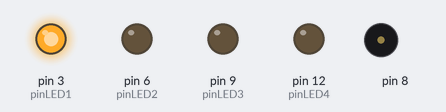
Recording of a sketch running on a simulated Arduino Uno, built with avr-gcc and run on an emulated ATmega328P. Parts: output pins drawn as LEDs (lit = HIGH), buzzer (waves = sounding). What the sketch prints to the serial monitor is not drawn.

Above: at 0.1 s.
At 2.1 s:
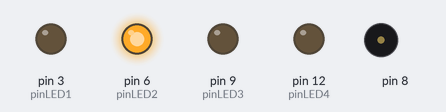
At 4.1 s:
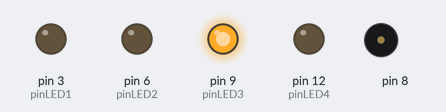
At 7.1 s:
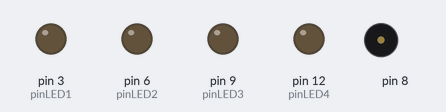
At 23.9 s:
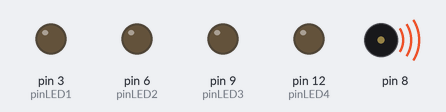
At 35.8 s:
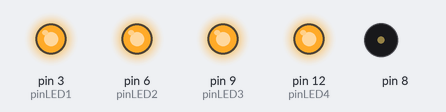
Timing chart, 0 to 37.3 s (numbered marks = the images above):
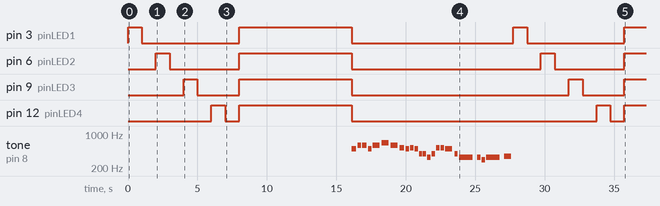

The sketch:

ValentineGift2024_LEDBuzzer.ino
```cpp
#include "pitches.h"

// Initialize pin to control LED, the pin 3,6,9,12
const int pinLED1 = 3;
const int pinLED2 = 6;
const int pinLED3 = 9;
const int pinLED4 = 12;

//For repeating melody: Always
int melodyalways[] = {
  NOTE_B4, NOTE_D5, NOTE_D5,
  NOTE_B4, NOTE_D5,
  NOTE_E5,
  NOTE_D5, NOTE_C5, NOTE_B4,
  NOTE_C5, NOTE_B4, NOTE_G4,
  NOTE_G4, NOTE_E4, NOTE_G4,
  NOTE_C5, NOTE_C5, NOTE_B4,
  NOTE_G4, NOTE_E4,
  NOTE_E4, NOTE_D4,
  NOTE_E4, NOTE_F4,
};

int notealwaysDurations[] = {
  3, 4, 3,
  4, 2,
  2,
  2, 3, 4,
  4, 4, 5,
  4, 4, 4,
  4, 4, 2,
  4, 1,
  4, 4,
  1, 2
};

void setup() {
  Serial.begin(9600);
  Serial.println("Happy Valentine 2024 Freya");
  Serial.println("with Arduino UNO R3 by Glanz and Freya");

  // set pin 3,6,9,12 as OUTPUT
pinMode(pinLED1,OUTPUT);
pinMode(pinLED2,OUTPUT);
pinMode(pinLED3,OUTPUT);
pinMode(pinLED4,OUTPUT);
}

void loop() {
digitalWrite(pinLED1, HIGH);
delay(1000);
digitalWrite(pinLED1, LOW);
delay(1000);
digitalWrite(pinLED2, HIGH);
delay(1000);
digitalWrite(pinLED2, LOW);
delay(1000);
digitalWrite(pinLED3, HIGH);
delay(1000);
digitalWrite(pinLED3, LOW);
delay(1000);
digitalWrite(pinLED4, HIGH);
delay(1000);
digitalWrite(pinLED4, LOW);
delay(1000);

digitalWrite(pinLED1, HIGH);
digitalWrite(pinLED2, HIGH);
digitalWrite(pinLED3, HIGH);
digitalWrite(pinLED4, HIGH);
delay(8100);

digitalWrite(pinLED1, LOW);
digitalWrite(pinLED2, LOW);
digitalWrite(pinLED3, LOW);
digitalWrite(pinLED4, LOW);

// Repeat the melody of Always
int size = sizeof(notealwaysDurations) / sizeof(int);

    for (int thisNote = 0; thisNote < size; thisNote++) {

    // to calculate the note duration, take one second divided by the note type.
    //e.g. quarter note = 1000 / 4, eighth note = 1000/8, etc.
    int notealwaysDuration = 1000 / notealwaysDurations[thisNote];
    tone(8, melodyalways[thisNote], notealwaysDuration);

    // to distinguish the notes, set a minimum time between them.
    // the note's duration + 30% seems to work well:
    int pauseBetweenNotes = notealwaysDuration * 1.30;
    delay(pauseBetweenNotes);
    // stop the tone playing:
    noTone(8);
    }

}
```

pitches.h
```cpp
#define NOTE_B0  31
#define NOTE_C1  33
#define NOTE_CS1 35
#define NOTE_D1  37
#define NOTE_DS1 39
#define NOTE_E1  41
#define NOTE_F1  44
#define NOTE_FS1 46
#define NOTE_G1  49
#define NOTE_GS1 52
#define NOTE_A1  55
#define NOTE_AS1 58
#define NOTE_B1  62
#define NOTE_C2  65
#define NOTE_CS2 69
#define NOTE_D2  73
#define NOTE_DS2 78
#define NOTE_E2  82
#define NOTE_F2  87
#define NOTE_FS2 93
#define NOTE_G2  98
#define NOTE_GS2 104
#define NOTE_A2  110
#define NOTE_AS2 117
#define NOTE_B2  123
#define NOTE_C3  131
#define NOTE_CS3 139
#define NOTE_D3  147
#define NOTE_DS3 156
#define NOTE_E3  165
#define NOTE_F3  175
#define NOTE_FS3 185
#define NOTE_G3  196
#define NOTE_GS3 208
#define NOTE_A3  220
#define NOTE_AS3 233
#define NOTE_B3  247
#define NOTE_C4  262
#define NOTE_CS4 277
#define NOTE_D4  294
#define NOTE_DS4 311
#define NOTE_E4  330
#define NOTE_F4  349
#define NOTE_FS4 370
#define NOTE_G4  392
#define NOTE_GS4 415
#define NOTE_A4  440
#define NOTE_AS4 466
#define NOTE_B4  494
#define NOTE_C5  523
#define NOTE_CS5 554
#define NOTE_D5  587
#define NOTE_DS5 622
#define NOTE_E5  659
#define NOTE_F5  698
#define NOTE_FS5 740
#define NOTE_G5  784
#define NOTE_GS5 831
#define NOTE_A5  880
#define NOTE_AS5 932
#define NOTE_B5  988
#define NOTE_C6  1047
#define NOTE_CS6 1109
#define NOTE_D6  1175
#define NOTE_DS6 1245
#define NOTE_E6  1319
#define NOTE_F6  1397
#define NOTE_FS6 1480
#define NOTE_G6  1568
#define NOTE_GS6 1661
#define NOTE_A6  1760
#define NOTE_AS6 1865
#define NOTE_B6  1976
#define NOTE_C7  2093
#define NOTE_CS7 2217
#define NOTE_D7  2349
#define NOTE_DS7 2489
#define NOTE_E7  2637
#define NOTE_F7  2794
#define NOTE_FS7 2960
#define NOTE_G7  3136
#define NOTE_GS7 3322
#define NOTE_A7  3520
#define NOTE_AS7 3729
#define NOTE_B7  3951
#define NOTE_C8  4186
#define NOTE_CS8 4435
#define NOTE_D8  4699
#define NOTE_DS8 4978
```

Measured:
- by itself, pin 3 (pinLED1): goes HIGH 1.0 s, LOW 7.0 s, HIGH 8.1 s, LOW 11.6 s, HIGH 1.0 s, LOW 7.0 s, then HIGH
- by itself, pin 6 (pinLED2): goes HIGH 1.0 s, LOW 5.0 s, HIGH 8.1 s, LOW 13.6 s, HIGH 1.0 s, LOW 5.0 s, then HIGH
- by itself, pin 9 (pinLED3): goes HIGH 1.0 s, LOW 3.0 s, HIGH 8.1 s, LOW 15.6 s, HIGH 1.0 s, LOW 3.0 s, then HIGH
- by itself, pin 12 (pinLED4): goes HIGH 1.0 s, LOW 1.0 s, HIGH 8.1 s, LOW 17.6 s, HIGH 1.0 s, LOW 1.0 s, then HIGH
- by itself, tone on pin 8: plays 494 Hz for 0.33 s, 587 Hz for 0.25 s, 587 Hz for 0.33 s, 494 Hz for 0.25 s, 587 Hz for 0.50 s, 659 Hz for 0.50 s … (24 notes in this stretch)
